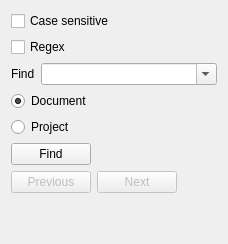
            <widget class="QWidget" name="tab_2">
             <attribute name="title">
              <string>Find</string>
             </attribute>
             <layout class="QGridLayout" name="gridLayout_27">
              <item row="0" column="0">
               <layout class="QVBoxLayout" name="verticalLayout_13">
                <item>
                 <widget class="QCheckBox" name="checkBox_10">
                  <property name="text">
                   <string>Case sensitive</string>
                  </property>
                 </widget>
                </item>
                <item>
                 <widget class="QCheckBox" name="checkBox_4">
                  <property name="text">
                   <string>Regex</string>
                  </property>
                 </widget>
                </item>
                <item>
                 <layout class="QFormLayout" name="formLayout_6">
                  <item row="0" column="0">
                   <widget class="QLabel" name="label_16">
                    <property name="text">
                     <string>Find</string>
                    </property>
                   </widget>
                  </item>
                  <item row="0" column="1">
                   <widget class="QComboBox" name="comboBox_5">
                    <property name="editable">
                     <bool>true</bool>
                    </property>
                   </widget>
                  </item>
                 </layout>
                </item>
               </layout>
              </item>
              <item row="1" column="0">
               <widget class="QRadioButton" name="radioButton_7">
                <property name="text">
                 <string>Document</string>
                </property>
                <property name="checked">
                 <bool>true</bool>
                </property>
               </widget>
              </item>
              <item row="2" column="0">
               <widget class="QRadioButton" name="radioButton_8">
                <property name="text">
                 <string>Project</string>
                </property>
               </widget>
              </item>
              <item row="3" column="0">
               <layout class="QHBoxLayout" name="horizontalLayout_16">
                <item>
                 <widget class="QPushButton" name="pushButton_7">
                  <property name="text">
                   <string>Find</string>
                  </property>
                 </widget>
                </item>
                <item>
                 <spacer name="horizontalSpacer_12">
                  <property name="orientation">
                   <enum>Qt::Horizontal</enum>
                  </property>
                  <property name="sizeHint" stdset="0">
                   <size>
                    <width>40</width>
                    <height>20</height>
                   </size>
                  </property>
                 </spacer>
                </item>
               </layout>
              </item>
              <item row="4" column="0">
               <layout class="QHBoxLayout" name="horizontalLayout_17">
                <item>
                 <widget class="QPushButton" name="pushButton_8">
                  <property name="enabled">
                   <bool>false</bool>
                  </property>
                  <property name="text">
                   <string>Previous</string>
                  </property>
                 </widget>
                </item>
                <item>
                 <widget class="QPushButton" name="pushButton_9">
                  <property name="enabled">
                   <bool>false</bool>
                  </property>
                  <property name="text">
                   <string>Next</string>
                  </property>
                 </widget>
                </item>
                <item>
                 <spacer name="horizontalSpacer_13">
                  <property name="orientation">
                   <enum>Qt::Horizontal</enum>
                  </property>
                  <property name="sizeHint" stdset="0">
                   <size>
                    <width>40</width>
                    <height>20</height>
                   </size>
                  </property>
                 </spacer>
                </item>
               </layout>
              </item>
              <item row="5" column="0">
               <spacer name="verticalSpacer_8">
                <property name="orientation">
                 <enum>Qt::Vertical</enum>
                </property>
                <property name="sizeHint" stdset="0">
                 <size>
                  <width>20</width>
                  <height>40</height>
                 </size>
                </property>
               </spacer>
              </item>
             </layout>
            </widget>
